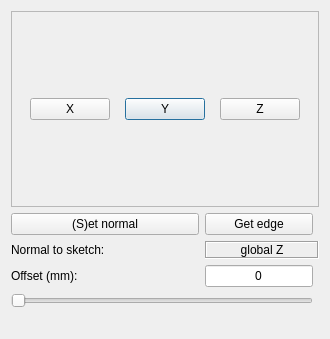
<?xml version="1.0" encoding="UTF-8"?>
<ui version="4.0">
 <class>Dialog</class>
 <widget class="QDialog" name="Dialog">
  <property name="geometry">
   <rect>
    <x>0</x>
    <y>0</y>
    <width>330</width>
    <height>339</height>
   </rect>
  </property>
  <property name="sizePolicy">
   <sizepolicy hsizetype="Minimum" vsizetype="Preferred">
    <horstretch>0</horstretch>
    <verstretch>0</verstretch>
   </sizepolicy>
  </property>
  <property name="minimumSize">
   <size>
    <width>24</width>
    <height>0</height>
   </size>
  </property>
  <property name="windowTitle">
   <string>Create pipe route</string>
  </property>
  <layout class="QGridLayout" name="gridLayout">
   <item row="2" column="3" colspan="3">
    <widget class="QFrame" name="frame">
     <property name="frameShape">
      <enum>QFrame::StyledPanel</enum>
     </property>
     <property name="frameShadow">
      <enum>QFrame::Raised</enum>
     </property>
     <layout class="QGridLayout" name="gridLayout_2">
      <item row="0" column="1">
       <widget class="QPushButton" name="btnY">
        <property name="sizePolicy">
         <sizepolicy hsizetype="Fixed" vsizetype="Fixed">
          <horstretch>0</horstretch>
          <verstretch>0</verstretch>
         </sizepolicy>
        </property>
        <property name="minimumSize">
         <size>
          <width>24</width>
          <height>0</height>
         </size>
        </property>
        <property name="text">
         <string>Y</string>
        </property>
       </widget>
      </item>
      <item row="0" column="0">
       <widget class="QPushButton" name="btnX">
        <property name="sizePolicy">
         <sizepolicy hsizetype="Fixed" vsizetype="Fixed">
          <horstretch>0</horstretch>
          <verstretch>0</verstretch>
         </sizepolicy>
        </property>
        <property name="minimumSize">
         <size>
          <width>24</width>
          <height>0</height>
         </size>
        </property>
        <property name="text">
         <string>X</string>
        </property>
       </widget>
      </item>
      <item row="0" column="2">
       <widget class="QPushButton" name="btnZ">
        <property name="sizePolicy">
         <sizepolicy hsizetype="Fixed" vsizetype="Fixed">
          <horstretch>0</horstretch>
          <verstretch>0</verstretch>
         </sizepolicy>
        </property>
        <property name="minimumSize">
         <size>
          <width>24</width>
          <height>0</height>
         </size>
        </property>
        <property name="text">
         <string>Z</string>
        </property>
       </widget>
      </item>
     </layout>
    </widget>
   </item>
   <item row="7" column="4" colspan="2">
    <widget class="QLabel" name="lab1">
     <property name="sizePolicy">
      <sizepolicy hsizetype="MinimumExpanding" vsizetype="Fixed">
       <horstretch>0</horstretch>
       <verstretch>0</verstretch>
      </sizepolicy>
     </property>
     <property name="minimumSize">
      <size>
       <width>24</width>
       <height>0</height>
      </size>
     </property>
     <property name="frameShape">
      <enum>QFrame::Box</enum>
     </property>
     <property name="frameShadow">
      <enum>QFrame::Sunken</enum>
     </property>
     <property name="text">
      <string>global Z</string>
     </property>
     <property name="alignment">
      <set>Qt::AlignCenter</set>
     </property>
    </widget>
   </item>
   <item row="7" column="3">
    <widget class="QLabel" name="label_3">
     <property name="sizePolicy">
      <sizepolicy hsizetype="MinimumExpanding" vsizetype="Preferred">
       <horstretch>0</horstretch>
       <verstretch>0</verstretch>
      </sizepolicy>
     </property>
     <property name="text">
      <string>Normal to sketch:</string>
     </property>
    </widget>
   </item>
   <item row="8" column="3">
    <widget class="QLabel" name="label_2">
     <property name="sizePolicy">
      <sizepolicy hsizetype="MinimumExpanding" vsizetype="Preferred">
       <horstretch>0</horstretch>
       <verstretch>0</verstretch>
      </sizepolicy>
     </property>
     <property name="text">
      <string>Offset (mm):</string>
     </property>
    </widget>
   </item>
   <item row="8" column="4">
    <widget class="QLineEdit" name="edit1">
     <property name="sizePolicy">
      <sizepolicy hsizetype="Minimum" vsizetype="Fixed">
       <horstretch>0</horstretch>
       <verstretch>0</verstretch>
      </sizepolicy>
     </property>
     <property name="minimumSize">
      <size>
       <width>24</width>
       <height>0</height>
      </size>
     </property>
     <property name="text">
      <string>0</string>
     </property>
     <property name="alignment">
      <set>Qt::AlignCenter</set>
     </property>
    </widget>
   </item>
   <item row="9" column="3" colspan="2">
    <widget class="QSlider" name="slider">
     <property name="maximum">
      <number>100</number>
     </property>
     <property name="orientation">
      <enum>Qt::Horizontal</enum>
     </property>
    </widget>
   </item>
   <item row="10" column="3" colspan="2">
    <widget class="QLabel" name="lab2">
     <property name="sizePolicy">
      <sizepolicy hsizetype="Minimum" vsizetype="Fixed">
       <horstretch>0</horstretch>
       <verstretch>0</verstretch>
      </sizepolicy>
     </property>
     <property name="minimumSize">
      <size>
       <width>24</width>
       <height>0</height>
      </size>
     </property>
     <property name="text">
      <string>&lt;select an edge&gt;</string>
     </property>
     <property name="alignment">
      <set>Qt::AlignCenter</set>
     </property>
    </widget>
   </item>
   <item row="4" column="4">
    <widget class="QPushButton" name="btn2">
     <property name="text">
      <string>Get edge</string>
     </property>
    </widget>
   </item>
   <item row="4" column="3">
    <widget class="QPushButton" name="btn1">
     <property name="sizePolicy">
      <sizepolicy hsizetype="MinimumExpanding" vsizetype="Fixed">
       <horstretch>0</horstretch>
       <verstretch>0</verstretch>
      </sizepolicy>
     </property>
     <property name="minimumSize">
      <size>
       <width>24</width>
       <height>0</height>
      </size>
     </property>
     <property name="text">
      <string>(S)et normal</string>
     </property>
    </widget>
   </item>
  </layout>
 </widget>
 <resources/>
 <connections/>
</ui>
